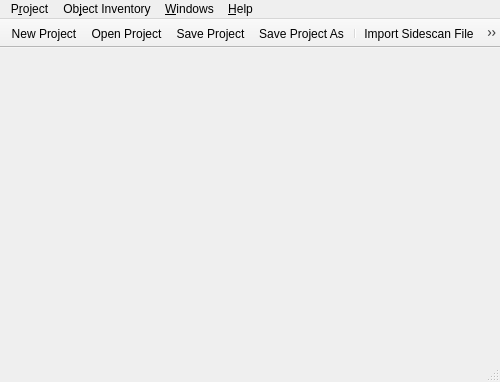
<?xml version="1.0" encoding="UTF-8"?>
<ui version="4.0">
 <class>MainWindow</class>
 <widget class="QMainWindow" name="MainWindow">
  <property name="geometry">
   <rect>
    <x>0</x>
    <y>0</y>
    <width>500</width>
    <height>382</height>
   </rect>
  </property>
  <property name="windowTitle">
   <string>OpenSidescan - by CIDCO</string>
  </property>
  <property name="windowIcon">
   <iconset resource="resources.qrc">
    <normaloff>:/Images/resources/cidco_icon.png</normaloff>:/Images/resources/cidco_icon.png</iconset>
  </property>
  <widget class="QWidget" name="centralWidget"/>
  <widget class="QMenuBar" name="menuBar">
   <property name="geometry">
    <rect>
     <x>0</x>
     <y>0</y>
     <width>500</width>
     <height>24</height>
    </rect>
   </property>
   <widget class="QMenu" name="menuFile">
    <property name="title">
     <string>P&amp;roject</string>
    </property>
    <addaction name="actionNewProject"/>
    <addaction name="actionOpenProject"/>
    <addaction name="actionSaveProject"/>
    <addaction name="actionSaveAs"/>
    <addaction name="separator"/>
    <addaction name="actionProperties"/>
    <addaction name="separator"/>
    <addaction name="actionImport"/>
    <addaction name="separator"/>
    <addaction name="actionQuit"/>
   </widget>
   <widget class="QMenu" name="menuHelp">
    <property name="title">
     <string>&amp;Help</string>
    </property>
    <addaction name="actionAbout"/>
   </widget>
   <widget class="QMenu" name="menuObject_Inventory">
    <property name="title">
     <string>Ob&amp;ject Inventory</string>
    </property>
    <widget class="QMenu" name="menuExport_Inventory">
     <property name="title">
      <string>E&amp;xport Inventory</string>
     </property>
     <addaction name="actionExportKmlFile"/>
     <addaction name="actionExportCsvFile"/>
    </widget>
    <addaction name="actionFindObjects"/>
    <addaction name="menuExport_Inventory"/>
    <addaction name="actionExportTrainingObjectSamples"/>
   </widget>
   <widget class="QMenu" name="menuWindows">
    <property name="title">
     <string>&amp;Windows</string>
    </property>
    <addaction name="actionShowProjectWindow"/>
    <addaction name="actionShowFilePropertiesWindow"/>
    <addaction name="actionShowChannelPropertiesWindow"/>
    <addaction name="actionShowObjectInventoryWindow"/>
   </widget>
   <addaction name="menuFile"/>
   <addaction name="menuObject_Inventory"/>
   <addaction name="menuWindows"/>
   <addaction name="menuHelp"/>
  </widget>
  <widget class="QToolBar" name="mainToolBar">
   <property name="movable">
    <bool>false</bool>
   </property>
   <property name="floatable">
    <bool>false</bool>
   </property>
   <attribute name="toolBarArea">
    <enum>TopToolBarArea</enum>
   </attribute>
   <attribute name="toolBarBreak">
    <bool>false</bool>
   </attribute>
   <addaction name="actionNewProject"/>
   <addaction name="actionOpenProject"/>
   <addaction name="actionSaveProject"/>
   <addaction name="actionSaveAs"/>
   <addaction name="separator"/>
   <addaction name="actionImport"/>
   <addaction name="separator"/>
   <addaction name="actionFindObjects"/>
   <addaction name="actionSaveObjectImages"/>
  </widget>
  <widget class="QStatusBar" name="statusBar"/>
  <action name="actionImport">
   <property name="icon">
    <iconset resource="resources.qrc">
     <normaloff>:/Images/resources/import.png</normaloff>:/Images/resources/import.png</iconset>
   </property>
   <property name="text">
    <string>&amp;Import Sidescan File</string>
   </property>
   <property name="toolTip">
    <string>Import Sidescan File</string>
   </property>
  </action>
  <action name="actionAbout">
   <property name="icon">
    <iconset resource="resources.qrc">
     <normaloff>:/Images/resources/help.png</normaloff>:/Images/resources/help.png</iconset>
   </property>
   <property name="text">
    <string>&amp;About OpenSidescan</string>
   </property>
  </action>
  <action name="actionQuit">
   <property name="text">
    <string>&amp;Quit</string>
   </property>
  </action>
  <action name="actionFindObjects">
   <property name="icon">
    <iconset resource="resources.qrc">
     <normaloff>:/Images/resources/marker.png</normaloff>:/Images/resources/marker.png</iconset>
   </property>
   <property name="text">
    <string>Find &amp;Objects</string>
   </property>
  </action>
  <action name="actionShowProjectWindow">
   <property name="text">
    <string>&amp;Project</string>
   </property>
  </action>
  <action name="actionShowFilePropertiesWindow">
   <property name="text">
    <string>&amp;File Properties</string>
   </property>
  </action>
  <action name="actionShowObjectInventoryWindow">
   <property name="text">
    <string>&amp;Object Inventory</string>
   </property>
  </action>
  <action name="actionNewProject">
   <property name="icon">
    <iconset resource="resources.qrc">
     <normaloff>:/Images/resources/new.png</normaloff>:/Images/resources/new.png</iconset>
   </property>
   <property name="text">
    <string>&amp;New Project</string>
   </property>
   <property name="toolTip">
    <string>New Project</string>
   </property>
  </action>
  <action name="actionOpenProject">
   <property name="icon">
    <iconset resource="resources.qrc">
     <normaloff>:/Images/resources/open.png</normaloff>:/Images/resources/open.png</iconset>
   </property>
   <property name="text">
    <string>&amp;Open Project</string>
   </property>
   <property name="toolTip">
    <string>Open Project</string>
   </property>
  </action>
  <action name="actionSaveProject">
   <property name="icon">
    <iconset resource="resources.qrc">
     <normaloff>:/Images/resources/save.png</normaloff>:/Images/resources/save.png</iconset>
   </property>
   <property name="text">
    <string>&amp;Save Project</string>
   </property>
   <property name="toolTip">
    <string>Save Project</string>
   </property>
  </action>
  <action name="actionSaveAs">
   <property name="icon">
    <iconset resource="resources.qrc">
     <normaloff>:/Images/resources/save-as.png</normaloff>:/Images/resources/save-as.png</iconset>
   </property>
   <property name="text">
    <string>Save &amp;Project As ...</string>
   </property>
   <property name="toolTip">
    <string>Save Project As..</string>
   </property>
  </action>
  <action name="actionExportKmlFile">
   <property name="icon">
    <iconset resource="resources.qrc">
     <normaloff>:/Images/resources/kml.png</normaloff>:/Images/resources/kml.png</iconset>
   </property>
   <property name="text">
    <string>Export &amp;KML File</string>
   </property>
  </action>
  <action name="actionSaveObjectImages">
   <property name="enabled">
    <bool>true</bool>
   </property>
   <property name="icon">
    <iconset resource="resources.qrc">
     <normaloff>:/Images/resources/document-save-as-4.png</normaloff>:/Images/resources/document-save-as-4.png</iconset>
   </property>
   <property name="text">
    <string>Save Object &amp;Images</string>
   </property>
   <property name="toolTip">
    <string>Save Object Images</string>
   </property>
  </action>
  <action name="actionExportTrainingObjectSamples">
   <property name="text">
    <string>Export &amp;Training Object Samples</string>
   </property>
  </action>
  <action name="actionShowChannelPropertiesWindow">
   <property name="text">
    <string>&amp;Channel Properties</string>
   </property>
  </action>
  <action name="actionExportCsvFile">
   <property name="text">
    <string>Export &amp;CSV File</string>
   </property>
  </action>
  <action name="actionProperties">
   <property name="text">
    <string>Properties</string>
   </property>
  </action>
 </widget>
 <layoutdefault spacing="6" margin="11"/>
 <resources>
  <include location="resources.qrc"/>
 </resources>
 <connections>
  <connection>
   <sender>actionImport</sender>
   <signal>triggered()</signal>
   <receiver>MainWindow</receiver>
   <slot>actionImport()</slot>
   <hints>
    <hint type="sourcelabel">
     <x>-1</x>
     <y>-1</y>
    </hint>
    <hint type="destinationlabel">
     <x>199</x>
     <y>149</y>
    </hint>
   </hints>
  </connection>
  <connection>
   <sender>actionQuit</sender>
   <signal>triggered()</signal>
   <receiver>MainWindow</receiver>
   <slot>actionQuit()</slot>
   <hints>
    <hint type="sourcelabel">
     <x>-1</x>
     <y>-1</y>
    </hint>
    <hint type="destinationlabel">
     <x>199</x>
     <y>149</y>
    </hint>
   </hints>
  </connection>
  <connection>
   <sender>actionAbout</sender>
   <signal>triggered()</signal>
   <receiver>MainWindow</receiver>
   <slot>actionAbout()</slot>
   <hints>
    <hint type="sourcelabel">
     <x>-1</x>
     <y>-1</y>
    </hint>
    <hint type="destinationlabel">
     <x>199</x>
     <y>149</y>
    </hint>
   </hints>
  </connection>
  <connection>
   <sender>actionFindObjects</sender>
   <signal>triggered()</signal>
   <receiver>MainWindow</receiver>
   <slot>actionFindObjects()</slot>
   <hints>
    <hint type="sourcelabel">
     <x>-1</x>
     <y>-1</y>
    </hint>
    <hint type="destinationlabel">
     <x>249</x>
     <y>190</y>
    </hint>
   </hints>
  </connection>
  <connection>
   <sender>actionNewProject</sender>
   <signal>triggered()</signal>
   <receiver>MainWindow</receiver>
   <slot>actionCreate()</slot>
   <hints>
    <hint type="sourcelabel">
     <x>-1</x>
     <y>-1</y>
    </hint>
    <hint type="destinationlabel">
     <x>249</x>
     <y>190</y>
    </hint>
   </hints>
  </connection>
  <connection>
   <sender>actionOpenProject</sender>
   <signal>triggered()</signal>
   <receiver>MainWindow</receiver>
   <slot>actionOpen()</slot>
   <hints>
    <hint type="sourcelabel">
     <x>-1</x>
     <y>-1</y>
    </hint>
    <hint type="destinationlabel">
     <x>249</x>
     <y>190</y>
    </hint>
   </hints>
  </connection>
  <connection>
   <sender>actionSaveProject</sender>
   <signal>triggered()</signal>
   <receiver>MainWindow</receiver>
   <slot>actionSave()</slot>
   <hints>
    <hint type="sourcelabel">
     <x>-1</x>
     <y>-1</y>
    </hint>
    <hint type="destinationlabel">
     <x>249</x>
     <y>190</y>
    </hint>
   </hints>
  </connection>
  <connection>
   <sender>actionSaveAs</sender>
   <signal>triggered()</signal>
   <receiver>MainWindow</receiver>
   <slot>actionSaveAs()</slot>
   <hints>
    <hint type="sourcelabel">
     <x>-1</x>
     <y>-1</y>
    </hint>
    <hint type="destinationlabel">
     <x>249</x>
     <y>190</y>
    </hint>
   </hints>
  </connection>
  <connection>
   <sender>actionExportKmlFile</sender>
   <signal>triggered()</signal>
   <receiver>MainWindow</receiver>
   <slot>actionExportKmlFile()</slot>
   <hints>
    <hint type="sourcelabel">
     <x>-1</x>
     <y>-1</y>
    </hint>
    <hint type="destinationlabel">
     <x>249</x>
     <y>190</y>
    </hint>
   </hints>
  </connection>
  <connection>
   <sender>actionSaveObjectImages</sender>
   <signal>triggered()</signal>
   <receiver>MainWindow</receiver>
   <slot>actionSaveObjectImages()</slot>
   <hints>
    <hint type="sourcelabel">
     <x>-1</x>
     <y>-1</y>
    </hint>
    <hint type="destinationlabel">
     <x>249</x>
     <y>190</y>
    </hint>
   </hints>
  </connection>
  <connection>
   <sender>actionExportTrainingObjectSamples</sender>
   <signal>triggered()</signal>
   <receiver>MainWindow</receiver>
   <slot>actionExportTrainingObjectSamples()</slot>
   <hints>
    <hint type="sourcelabel">
     <x>-1</x>
     <y>-1</y>
    </hint>
    <hint type="destinationlabel">
     <x>249</x>
     <y>190</y>
    </hint>
   </hints>
  </connection>
  <connection>
   <sender>actionExportCsvFile</sender>
   <signal>triggered()</signal>
   <receiver>MainWindow</receiver>
   <slot>actionExportCsvFile()</slot>
   <hints>
    <hint type="sourcelabel">
     <x>-1</x>
     <y>-1</y>
    </hint>
    <hint type="destinationlabel">
     <x>249</x>
     <y>190</y>
    </hint>
   </hints>
  </connection>
 </connections>
 <slots>
  <slot>actionOpen()</slot>
  <slot>actionQuit()</slot>
  <slot>actionAbout()</slot>
  <slot>actionFindObjects()</slot>
  <slot>actionCreate()</slot>
  <slot>actionImport()</slot>
  <slot>actionSave()</slot>
  <slot>actionSaveAs()</slot>
  <slot>actionExportKmlFile()</slot>
  <slot>actionSaveObjectImages()</slot>
  <slot>actionExportTrainingObjectSamples()</slot>
  <slot>actionExportCsvFile()</slot>
 </slots>
</ui>
